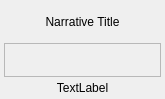
<?xml version="1.0" encoding="UTF-8"?>
<ui version="4.0">
 <class>NarrativeScrollItem</class>
 <widget class="QWidget" name="NarrativeScrollItem">
  <property name="geometry">
   <rect>
    <x>0</x>
    <y>0</y>
    <width>165</width>
    <height>99</height>
   </rect>
  </property>
  <property name="windowTitle">
   <string>Form</string>
  </property>
  <layout class="QVBoxLayout" name="vertical_layout" stretch="1,1,0">
   <property name="spacing">
    <number>4</number>
   </property>
   <property name="leftMargin">
    <number>4</number>
   </property>
   <property name="topMargin">
    <number>4</number>
   </property>
   <property name="rightMargin">
    <number>4</number>
   </property>
   <property name="bottomMargin">
    <number>4</number>
   </property>
   <item>
    <widget class="QLabel" name="title">
     <property name="text">
      <string>Narrative Title</string>
     </property>
     <property name="textFormat">
      <enum>Qt::PlainText</enum>
     </property>
     <property name="alignment">
      <set>Qt::AlignCenter</set>
     </property>
    </widget>
   </item>
   <item>
    <widget class="ElidedLabel" name="description">
     <property name="frameShape">
      <enum>QFrame::StyledPanel</enum>
     </property>
     <property name="frameShadow">
      <enum>QFrame::Raised</enum>
     </property>
    </widget>
   </item>
   <item>
    <widget class="QLabel" name="author">
     <property name="text">
      <string>TextLabel</string>
     </property>
     <property name="textFormat">
      <enum>Qt::PlainText</enum>
     </property>
     <property name="alignment">
      <set>Qt::AlignCenter</set>
     </property>
    </widget>
   </item>
  </layout>
 </widget>
 <customwidgets>
  <customwidget>
   <class>ElidedLabel</class>
   <extends>QFrame</extends>
   <header>ElidedLabel.h</header>
   <container>1</container>
  </customwidget>
 </customwidgets>
 <resources/>
 <connections/>
</ui>
